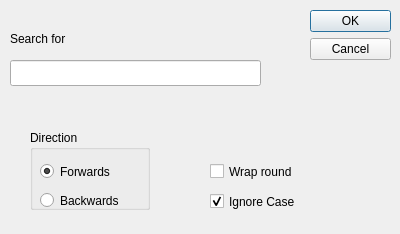
<?xml version="1.0" encoding="UTF-8"?>
<ui version="4.0">
 <class>jssearchdlg</class>
 <widget class="QDialog" name="jssearchdlg">
  <property name="geometry">
   <rect>
    <x>0</x>
    <y>0</y>
    <width>400</width>
    <height>234</height>
   </rect>
  </property>
  <property name="windowTitle">
   <string>Search job strings</string>
  </property>
  <widget class="QDialogButtonBox" name="buttonBox">
   <property name="geometry">
    <rect>
     <x>310</x>
     <y>10</y>
     <width>81</width>
     <height>101</height>
    </rect>
   </property>
   <property name="orientation">
    <enum>Qt::Vertical</enum>
   </property>
   <property name="standardButtons">
    <set>QDialogButtonBox::Cancel|QDialogButtonBox::Ok</set>
   </property>
  </widget>
  <widget class="QGroupBox" name="groupBox">
   <property name="geometry">
    <rect>
     <x>30</x>
     <y>130</y>
     <width>120</width>
     <height>80</height>
    </rect>
   </property>
   <property name="title">
    <string>Direction</string>
   </property>
   <widget class="QRadioButton" name="sforward">
    <property name="geometry">
     <rect>
      <x>10</x>
      <y>30</y>
      <width>108</width>
      <height>23</height>
     </rect>
    </property>
    <property name="toolTip">
     <string>Select to search forwards</string>
    </property>
    <property name="text">
     <string>Forwards</string>
    </property>
    <property name="checked">
     <bool>true</bool>
    </property>
   </widget>
   <widget class="QRadioButton" name="sbackward">
    <property name="geometry">
     <rect>
      <x>10</x>
      <y>60</y>
      <width>108</width>
      <height>21</height>
     </rect>
    </property>
    <property name="toolTip">
     <string>Select to search backwards</string>
    </property>
    <property name="text">
     <string>Backwards</string>
    </property>
   </widget>
  </widget>
  <widget class="QCheckBox" name="wrapround">
   <property name="geometry">
    <rect>
     <x>210</x>
     <y>160</y>
     <width>111</width>
     <height>23</height>
    </rect>
   </property>
   <property name="toolTip">
    <string>Select to wrap search round</string>
   </property>
   <property name="text">
    <string>Wrap round</string>
   </property>
  </widget>
  <widget class="QLabel" name="label">
   <property name="geometry">
    <rect>
     <x>10</x>
     <y>30</y>
     <width>81</width>
     <height>18</height>
    </rect>
   </property>
   <property name="text">
    <string>Search for</string>
   </property>
  </widget>
  <widget class="QLineEdit" name="searchstring">
   <property name="geometry">
    <rect>
     <x>10</x>
     <y>60</y>
     <width>251</width>
     <height>26</height>
    </rect>
   </property>
   <property name="toolTip">
    <string>This is the string to search for with . for any character</string>
   </property>
  </widget>
  <widget class="QCheckBox" name="igncase">
   <property name="geometry">
    <rect>
     <x>210</x>
     <y>190</y>
     <width>121</width>
     <height>23</height>
    </rect>
   </property>
   <property name="toolTip">
    <string>Select this to ignore case differences on letters</string>
   </property>
   <property name="text">
    <string>Ignore Case</string>
   </property>
   <property name="checked">
    <bool>true</bool>
   </property>
  </widget>
  <widget class="QWidget" name="layoutWidget">
   <property name="geometry">
    <rect>
     <x>0</x>
     <y>0</y>
     <width>2</width>
     <height>2</height>
    </rect>
   </property>
   <layout class="QVBoxLayout" name="verticalLayout"/>
  </widget>
  <widget class="QWidget" name="layoutWidget">
   <property name="geometry">
    <rect>
     <x>0</x>
     <y>0</y>
     <width>2</width>
     <height>2</height>
    </rect>
   </property>
   <layout class="QVBoxLayout" name="verticalLayout_2"/>
  </widget>
 </widget>
 <tabstops>
  <tabstop>searchstring</tabstop>
  <tabstop>sforward</tabstop>
  <tabstop>sbackward</tabstop>
  <tabstop>wrapround</tabstop>
  <tabstop>igncase</tabstop>
  <tabstop>buttonBox</tabstop>
 </tabstops>
 <resources/>
 <connections>
  <connection>
   <sender>buttonBox</sender>
   <signal>accepted()</signal>
   <receiver>jssearchdlg</receiver>
   <slot>accept()</slot>
   <hints>
    <hint type="sourcelabel">
     <x>248</x>
     <y>254</y>
    </hint>
    <hint type="destinationlabel">
     <x>157</x>
     <y>274</y>
    </hint>
   </hints>
  </connection>
  <connection>
   <sender>buttonBox</sender>
   <signal>rejected()</signal>
   <receiver>jssearchdlg</receiver>
   <slot>reject()</slot>
   <hints>
    <hint type="sourcelabel">
     <x>316</x>
     <y>260</y>
    </hint>
    <hint type="destinationlabel">
     <x>286</x>
     <y>274</y>
    </hint>
   </hints>
  </connection>
 </connections>
</ui>
